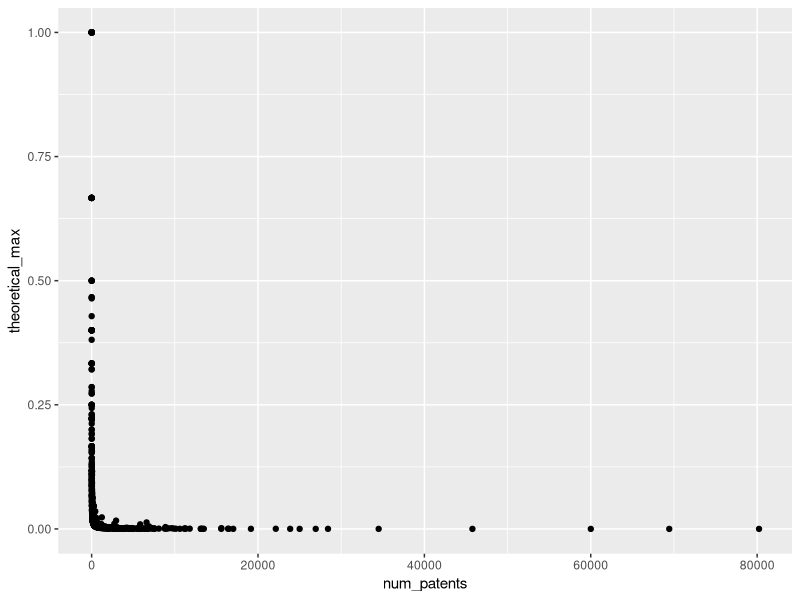

Here is the R script that generated this plot:
library(tidyverse)

df <- read_csv("sample_patents_stats.csv")

df <- df %>%
  mutate(theoretical_max = num_edge/(0.5*num_patents*(num_patents+1)))

df_norm <- df %>%
  mutate(unq_assignees = unq_assignees/num_patents) %>%
  mutate(unq_inventors = unq_inventors/num_patents)

ggplot(data = df) + 
  geom_point(aes(x=num_patents,y=theoretical_max))

poisson_glm <- glm(log(edge_density) ~ log(unq_assignees) + log(unq_inventors),
                   family="poisson", data = df_norm)
summary(poisson_glm)

lmod <- lm(log(edge_density) ~ log(unq_assignees) + log(unq_inventors),
           df_norm)
summary(lmod)
